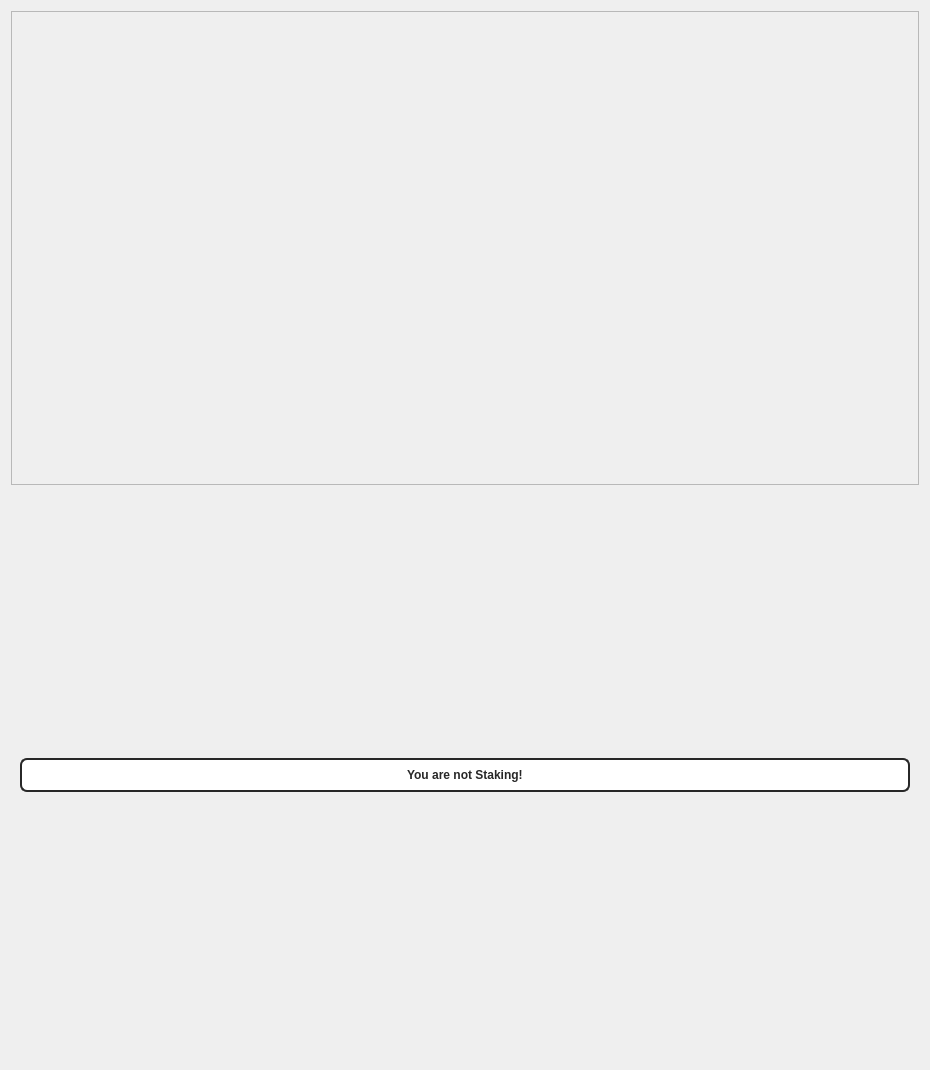
<?xml version="1.0" encoding="UTF-8"?>
<ui version="4.0">
 <class>StatisticsPage</class>
 <widget class="QWidget" name="StatisticsPage">
  <property name="geometry">
   <rect>
    <x>0</x>
    <y>0</y>
    <width>930</width>
    <height>1070</height>
   </rect>
  </property>
  <property name="windowTitle">
   <string>Form</string>
  </property>
  <property name="styleSheet">
   <string notr="true">font-family:'Open Sans, sans-serif';</string>
  </property>
  <layout class="QGridLayout" name="gridLayout">
   <property name="sizeConstraint">
    <enum>QLayout::SetMaximumSize</enum>
   </property>
   <item row="0" column="0">
    <widget class="QFrame" name="diffplotframe">
     <property name="frameShape">
      <enum>QFrame::StyledPanel</enum>
     </property>
     <property name="frameShadow">
      <enum>QFrame::Raised</enum>
     </property>
     <layout class="QVBoxLayout" name="verticalLayout_5">
      <property name="leftMargin">
       <number>1</number>
      </property>
      <property name="topMargin">
       <number>1</number>
      </property>
      <property name="rightMargin">
       <number>1</number>
      </property>
      <property name="bottomMargin">
       <number>1</number>
      </property>
      <item>
       <layout class="QHBoxLayout" name="horizontalLayout_2">
        <item>
         <layout class="QVBoxLayout" name="verticalLayout_4_2">
          <item>
           <widget class="QCustomPlot" name="diffplot_pos" native="true">
            <property name="minimumSize">
             <size>
              <width>350</width>
              <height>230</height>
             </size>
            </property>
           </widget>
          </item>
         </layout>
        </item>
       </layout>
      </item>
      <item>
       <layout class="QHBoxLayout" name="horizontalLayout_3">
        <item>
         <layout class="QVBoxLayout" name="verticalLayout_4_3">
          <item>
           <widget class="QCustomPlot" name="diffplot_weight" native="true">
            <property name="minimumSize">
             <size>
              <width>350</width>
              <height>230</height>
             </size>
            </property>
           </widget>
          </item>
         </layout>
        </item>
       </layout>
      </item>
      <item>
       <layout class="QVBoxLayout" name="verticalLayout_3_2">
        <property name="leftMargin">
         <number>10</number>
        </property>
        <property name="topMargin">
         <number>2</number>
        </property>
        <property name="rightMargin">
         <number>10</number>
        </property>
        <property name="bottomMargin">
         <number>2</number>
        </property>
       </layout>
      </item>
     </layout>
    </widget>
   </item>
   <item>
      <spacer name="verticalSpacer_2">
       <property name="orientation">
        <enum>Qt::Vertical</enum>
       </property>
       <property name="sizeHint" stdset="0">
        <size>
         <width>20</width>
         <height>20</height>
        </size>
       </property>
      </spacer>
   </item>
	<item row="1" column="0">
    <layout class="QHBoxLayout" name="horizontalLayout_6">
    <item>
    <widget class="QFrame" name="frame_6">
     <property name="lineWidth">
      <number>0</number>
     </property>
     <layout class="QVBoxLayout" name="verticalLayout_6">
      <item>
       <widget class="QProgressBar" name="strengthBar">
        <property name="font">
         <font>
          <weight>75</weight>
          <bold>true</bold>
         </font>
        </property>
        <property name="toolTip">
         <string>This is your own estimated network weight compared to the rest of the PIO network. </string>
        </property>
        <property name="statusTip">
         <string/>
        </property>
        <property name="styleSheet">
         <string notr="true">
QProgressBar {
     border: 2px solid #272727;
     border-radius: 7px;
  	background-color: #ffffff;
	text-align: center;
	color: #272727;
	height: 30px;
 }
 QProgressBar::chunk {
	background: rgb(54,145,107);
     width: 5px;
 }</string>
        </property>
        <property name="value">
         <number>0</number>
        </property>
        <property name="invertedAppearance">
         <bool>false</bool>
        </property>
        <property name="format">
         <string>You are not Staking!</string>
        </property>
       </widget>
      </item>
     </layout>
    </widget>
   </item>
   </layout>
   </item>
   </layout>
  </widget>
 <customwidgets>
  <customwidget>
   <class>QCustomPlot</class>
   <extends>QWidget</extends>
   <header>qt/qcustomplot.h</header>
   <container>1</container>
  </customwidget>
 </customwidgets>
 <resources/>
 <connections/>
</ui>
